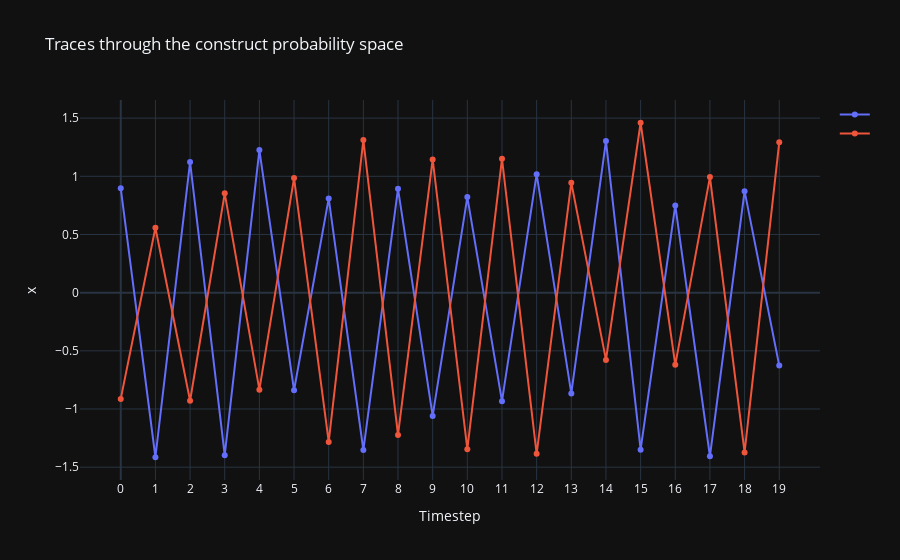

Notebook cell for this chart:
### Markdown cell above
Scaling this idea to more timesteps yields a fast and efficient markov chain with linear many parameters and linear inference time.

### Code cell
expanded_model = expand_model(model.__copy__(), transition_model, 20)
samples = np.array(expanded_model.sample(2))
plot_samples(samples).show()

### Figure 1 — Plotly figure (JSON) as saved in the notebook; plotly's stock layout.template omitted (floating-point values rounded to 4 significant figures)
{"data": [{"mode": "lines+markers", "name": "", "x": [0, 1, 2, 3, 4, 5, 6, 7, 8, 9, 10, 11, 12, 13, 14, 15, 16, 17, 18, 19], "y": [0.8964, -1.415, 1.122, -1.397, 1.225, -0.8391, 0.8101, -1.353, 0.8921, -1.06, 0.8212, -0.933, 1.018, -0.8662, 1.303, -1.35, 0.7492, -1.406, 0.8721, -0.6271], "type": "scatter"}, {"mode": "lines+markers", "name": "", "x": [0, 1, 2, 3, 4, 5, 6, 7, 8, 9, 10, 11, 12, 13, 14, 15, 16, 17, 18, 19], "y": [-0.9134, 0.5578, -0.9291, 0.8533, -0.8337, 0.9849, -1.283, 1.311, -1.222, 1.145, -1.346, 1.15, -1.385, 0.9452, -0.5783, 1.46, -0.6205, 0.9935, -1.373, 1.292], "type": "scatter"}], "layout": {"title": {"text": "Traces through the construct probability space"}, "yaxis": {"title": {"text": "x"}}, "xaxis": {"title": {"text": "Timestep"}, "tickvals": [0, 1, 2, 3, 4, 5, 6, 7, 8, 9, 10, 11, 12, 13, 14, 15, 16, 17, 18, 19]}}}
